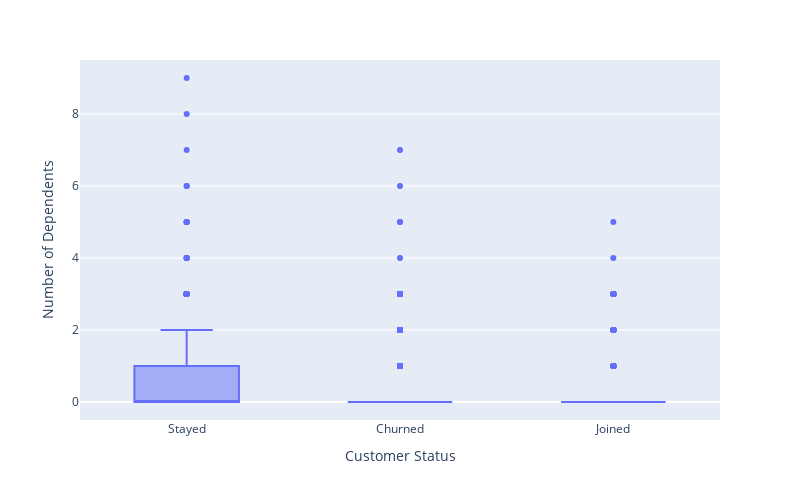

Notebook code for this chart:
### Code cell
# Dependents vs Churn
px.box(
    df, 
    x="Customer Status", 
    y="Number of Dependents",
    width=800,
    height=500
)

### Figure 1 — Plotly figure (JSON) as saved in the notebook; plotly's stock layout.template omitted (floating-point values rounded to 4 significant figures; data arrays with more than 128 entries replaced by an {"elided": "..."} marker saying what was removed)
{"data": [{"alignmentgroup": "True", "hovertemplate": "Customer Status=%{x}<br>Number of Dependents=%{y}<extra></extra>", "legendgroup": "", "marker": {"color": "#636efa"}, "name": "", "notched": false, "offsetgroup": "", "orientation": "v", "showlegend": false, "type": "box", "x": {"elided": "6920 str values"}, "x0": " ", "xaxis": "x", "y": {"elided": "6920 int values"}, "y0": " ", "yaxis": "y"}], "layout": {"boxmode": "group", "height": 500, "legend": {"tracegroupgap": 0}, "margin": {"t": 60}, "width": 800, "xaxis": {"anchor": "y", "domain": [0, 1], "title": {"text": "Customer Status"}}, "yaxis": {"anchor": "x", "domain": [0, 1], "title": {"text": "Number of Dependents"}}}}
